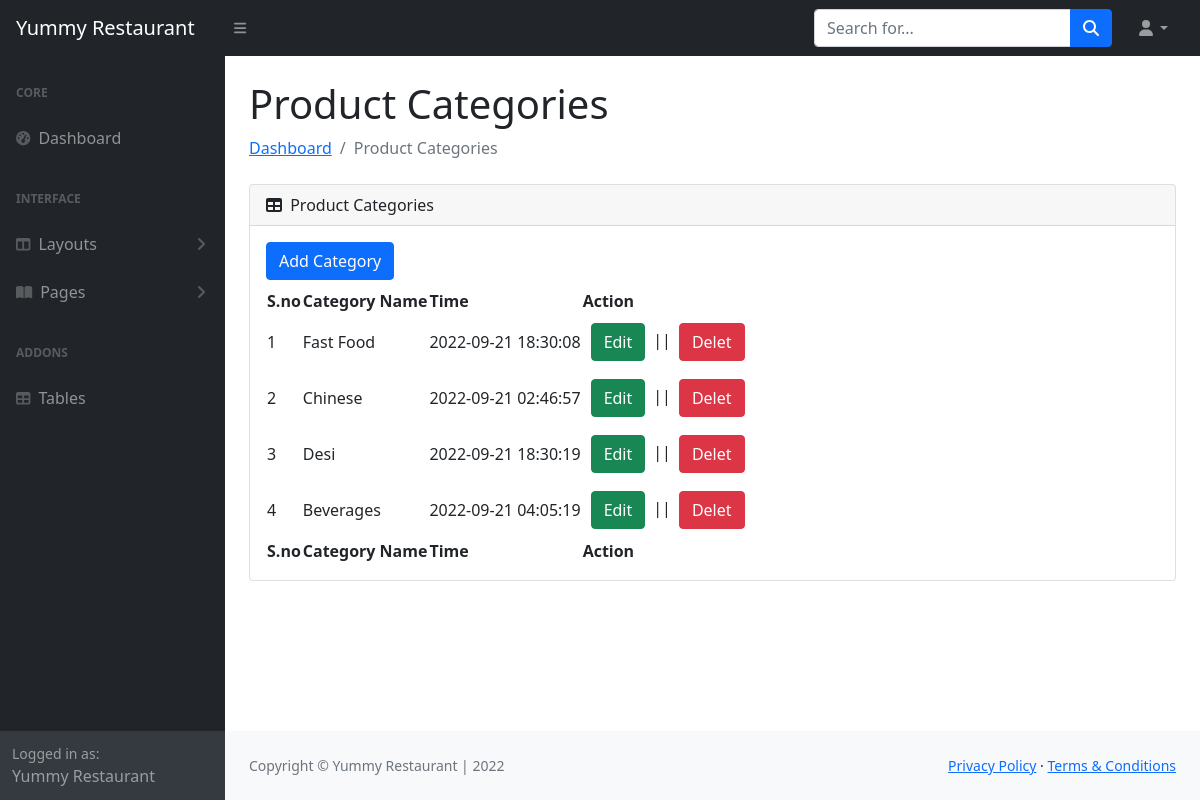
Screenshot of /admin_panel/php/category.php (signed in) with the database file from the repository.
### tables this page shows
CREATE TABLE `category` (
  `id` int(11) NOT NULL,
  `cat_name` varchar(50) NOT NULL,
  `time` datetime NOT NULL DEFAULT current_timestamp()
);

### admin_panel/php/category.php (the view, shortened to what this page needs)
<!DOCTYPE html>
<html lang="en">
<head>
    <link href="https://cdn.jsdelivr.net/npm/simple-datatables@latest/dist/style.css" rel="stylesheet" />
    <link href="../css/styles.css" rel="stylesheet" />
</head>
<body class="sb-nav-fixed">
    <nav class="sb-topnav navbar navbar-expand navbar-dark bg-dark">
        <a class="navbar-brand ps-3" href="../index.php">Yummy Restaurant</a>
        <button class="btn btn-link btn-sm order-1 order-lg-0 me-4 me-lg-0" id="sidebarToggle" href="#!"><i
                class="fas fa-bars"></i></button>
        <form class="d-none d-md-inline-block form-inline ms-auto me-0 me-md-3 my-2 my-md-0">
            <div class="input-group">
                <input class="form-control" type="text" placeholder="Search for..." aria-label="Search for..."
                    aria-describedby="btnNavbarSearch" />
                <button class="btn btn-primary" id="btnNavbarSearch" type="button"><i
                        class="fas fa-search"></i></button>
            </div>
        </form>
        <ul class="navbar-nav ms-auto ms-md-0 me-3 me-lg-4">
            <li class="nav-item dropdown">
                <a class="nav-link dropdown-toggle" id="navbarDropdown" href="#" role="button" data-bs-toggle="dropdown"
                    aria-expanded="false"><i class="fas fa-user fa-fw"></i></a>
            </li>
        </ul>
    </nav>
    <div id="layoutSidenav">
        <div id="layoutSidenav_nav">
            <nav class="sb-sidenav accordion sb-sidenav-dark" id="sidenavAccordion">
                <div class="sb-sidenav-menu">
                    <div class="nav">
                        <div class="sb-sidenav-menu-heading">Core</div>
                        <a class="nav-link" href="../index.php">
                            <div class="sb-nav-link-icon"><i class="fas fa-tachometer-alt"></i></div>
                            Dashboard
                        </a>
                        <div class="sb-sidenav-menu-heading">Interface</div>
                        <a class="nav-link collapsed" href="#" data-bs-toggle="collapse"
                            data-bs-target="#collapseLayouts" aria-expanded="false" aria-controls="collapseLayouts">
                            <div class="sb-nav-link-icon"><i class="fas fa-columns"></i></div>
                            Layouts
                            <div class="sb-sidenav-collapse-arrow"><i class="fas fa-angle-down"></i></div>
                        </a>
                        <a class="nav-link collapsed" href="#" data-bs-toggle="collapse" data-bs-target="#collapsePages"
                            aria-expanded="false" aria-controls="collapsePages">
                            <div class="sb-nav-link-icon"><i class="fas fa-book-open"></i></div>
                            Pages
                            <div class="sb-sidenav-collapse-arrow"><i class="fas fa-angle-down"></i></div>
                        </a>
                        <div class="sb-sidenav-menu-heading">Addons</div>
                        <a class="nav-link" href="../tables.php">
                            <div class="sb-nav-link-icon"><i class="fas fa-table"></i></div>
                            Tables
                        </a>
                    </div>
                </div>
                <div class="sb-sidenav-footer">
                    <div class="small">Logged in as:</div>
                    Yummy Restaurant
                </div>
            </nav>
        </div>
        <div id="layoutSidenav_content">
            <main>
                <div class="container-fluid px-4">
                    <h1 class="mt-4">Product Categories</h1>
                    <ol class="breadcrumb mb-4">
                        <li class="breadcrumb-item"><a href="../index.php">Dashboard</a></li>
                        <li class="breadcrumb-item active">Product Categories</li>
                    </ol>
                    <div class="card mb-4">
                        <div class="card-header">
                            <i class="fas fa-table me-1"></i>
                            Product Categories
                        </div>
                        <div class="card-body">
                            <button class="mb-2 btn btn-primary"  data-bs-toggle="modal" data-bs-target="#addModal">Add Category</button>
                            <table id="datatablesSimple">
                                <thead>
                                    <tr>
                                        <th>S.no</th>
                                        <th>Category Name</th>
                                        <th>Time</th>
                                        <th>Action</th>
                                    </tr>
                                </thead>
                                <tfoot>
                                    <tr>
                                        <th>S.no</th>
                                        <th>Category Name</th>
                                        <th>Time</th>
                                        <th>Action</th>
                                    </tr>
                                </tfoot>
                                <tbody>
                                    <?php
                                        include "database.php";
                                        $sql = "SELECT * FROM `category`;";
                                        $result = mysqli_query($conn,$sql);
                                        $count = 1;
                                        while($data = mysqli_fetch_assoc($result)){
                                            echo '<tr>
                                            <td>'.$count.'</td>
                                            <td>' . $data['cat_name'] .'</td>
                                            <td>' . $data['time'] .'</td>
                                            ';
                                            echo " <td><span><button data-id=".$data['id']." class='btn btn-success my-2 mx-2 edit_btn' data-bs-toggle='modal' data-bs-target='#editModal'>Edit</button>||<a href='?delet=".$data['id']."' class='mx-2 btn btn-danger ' >Delet</a></span></td>
                                            </tr>";
                                          $count = $count +1;
                                        }
                                    ?>
                                </tbody>
                            </table>
                        </div>
                    </div>
                </div>
            </main>
            <footer class="py-4 bg-light mt-auto">
                <div class="container-fluid px-4">
                    <div class="d-flex align-items-center justify-content-between small">
                        <div class="text-muted">Copyright &copy; Yummy Restaurant | 2022</div>
                        <div>
                            <a href="#">Privacy Policy</a>
                            &middot;
                            <a href="#">Terms &amp; Conditions</a>
                        </div>
                    </div>
                </div>
            </footer>
        </div>
    </div>
</body>
</html>

### rows the page displays
category: cat_name "Fast Food", time "2022-09-21 18:30:08"
category: cat_name "Chinese", time "2022-09-21 02:46:57"
category: cat_name "Desi", time "2022-09-21 18:30:19"
category: cat_name "Beverages", time "2022-09-21 04:05:19"
